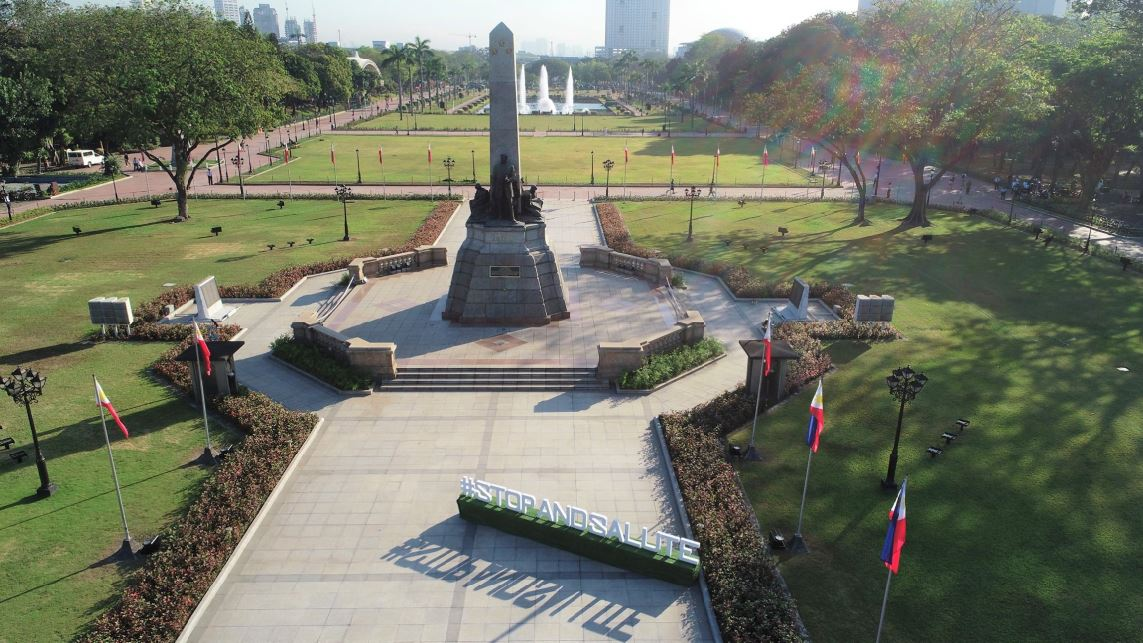
#> input picture OpenCV/Photos/Rizal-Park.jpg, 1143 x 643 px
$ python splitmerge.py
#> lines starting #> are read from the running program, lines starting #| are printed output that depends on the picture
from cv2 import cv2 as cv
import numpy as np

img = cv.imread('Photos/Rizal-Park.jpg')
#> img is the input picture: shape (643, 1143, 3); mean B, G, R 100.1, 116.2, 112.8
cv.imshow('Rizal Park', img)

blank = np.zeros(img.shape[:2], dtype='uint8')

b,g,r = cv.split(img)
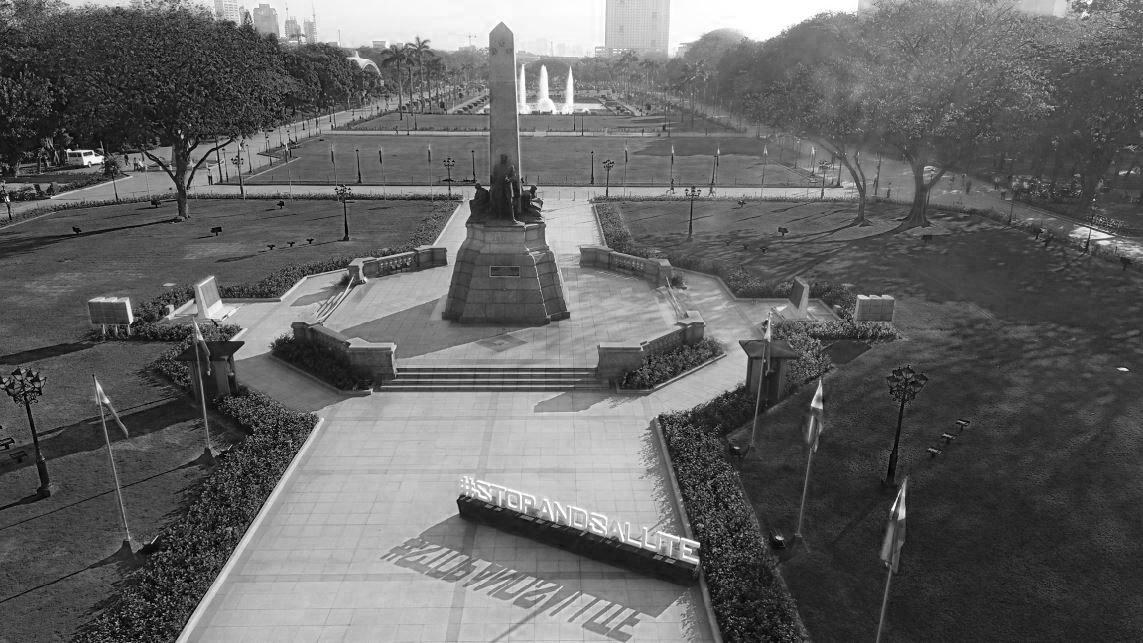
#> b: shape (643, 1143); min 0, max 255, mean 100.1
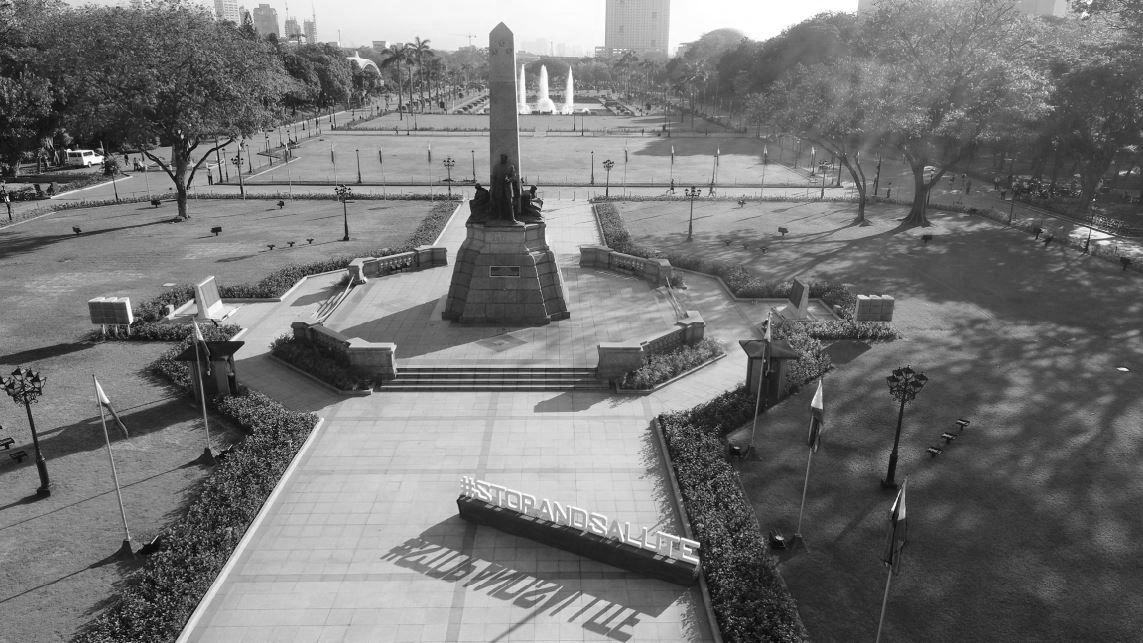
#> g: shape (643, 1143); min 0, max 255, mean 116.2
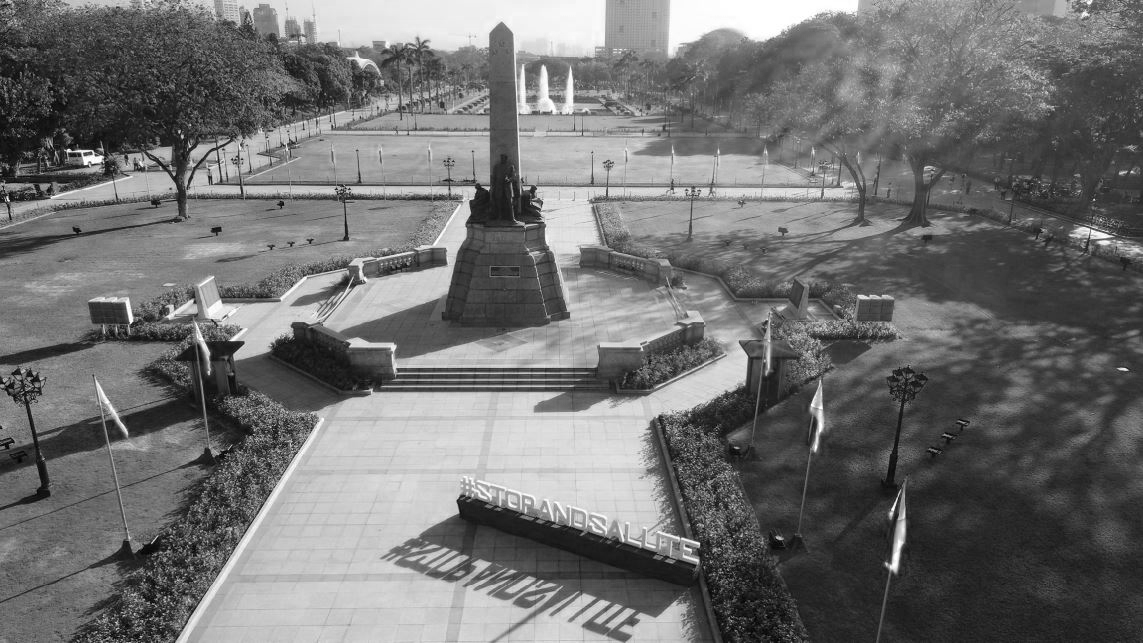
#> r: shape (643, 1143); min 0, max 255, mean 112.8

blue = cv.merge([b,blank,blank])
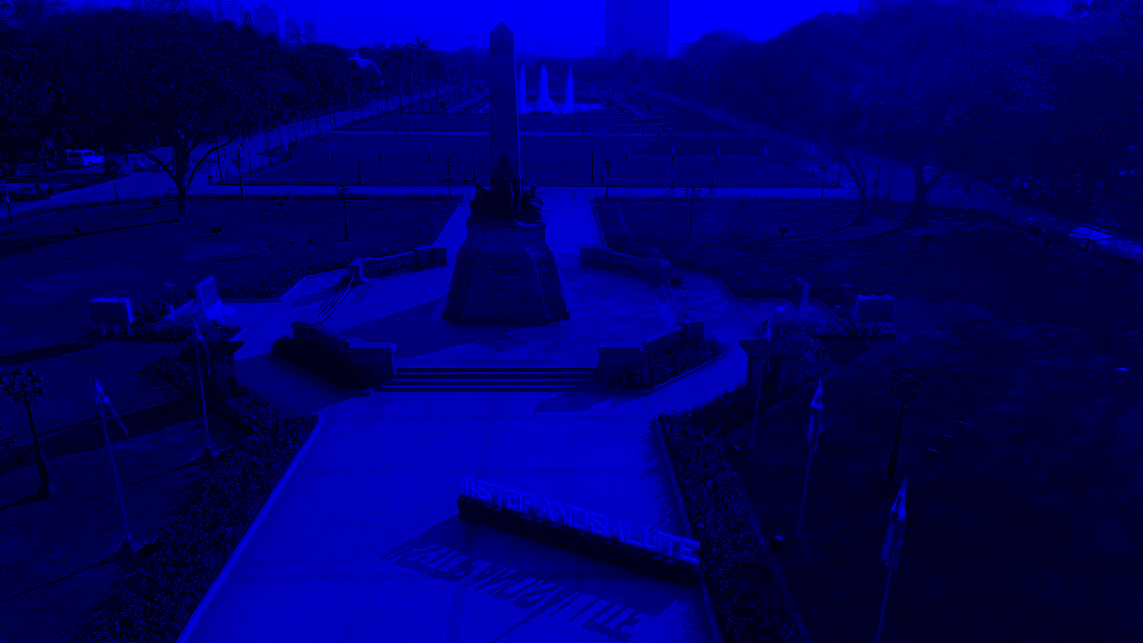
#> blue: shape (643, 1143, 3); mean of channels 0, 1, 2 100.1, 0, 0; drawn as B, G, R
green = cv.merge([blank,g,blank])
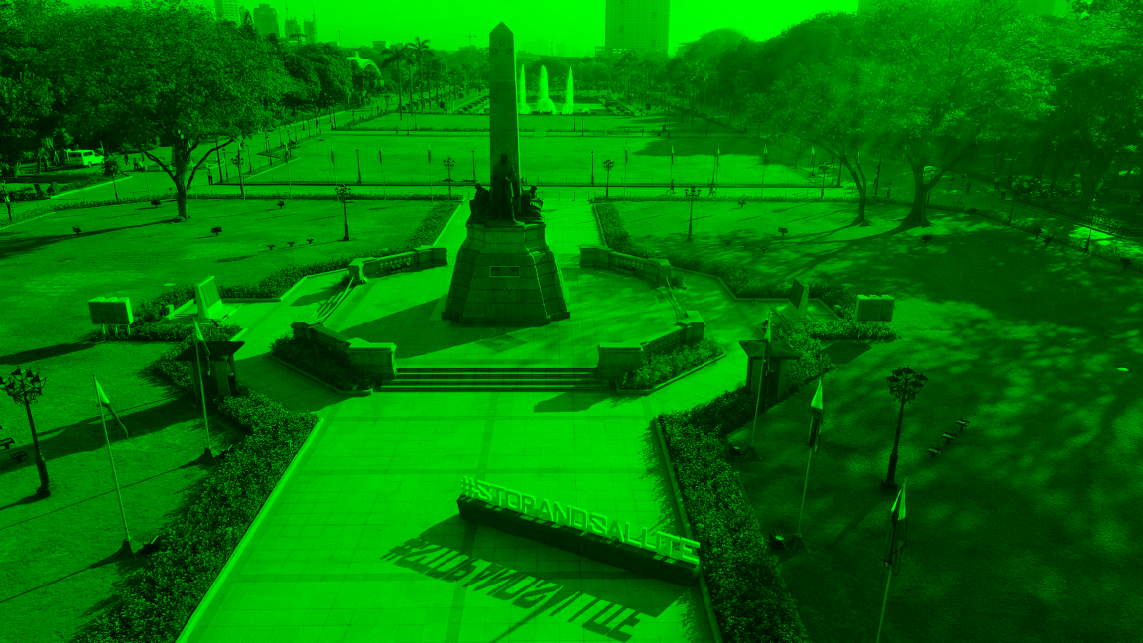
#> green: shape (643, 1143, 3); mean of channels 0, 1, 2 0, 116.2, 0; drawn as B, G, R
red = cv.merge([blank,blank,r])
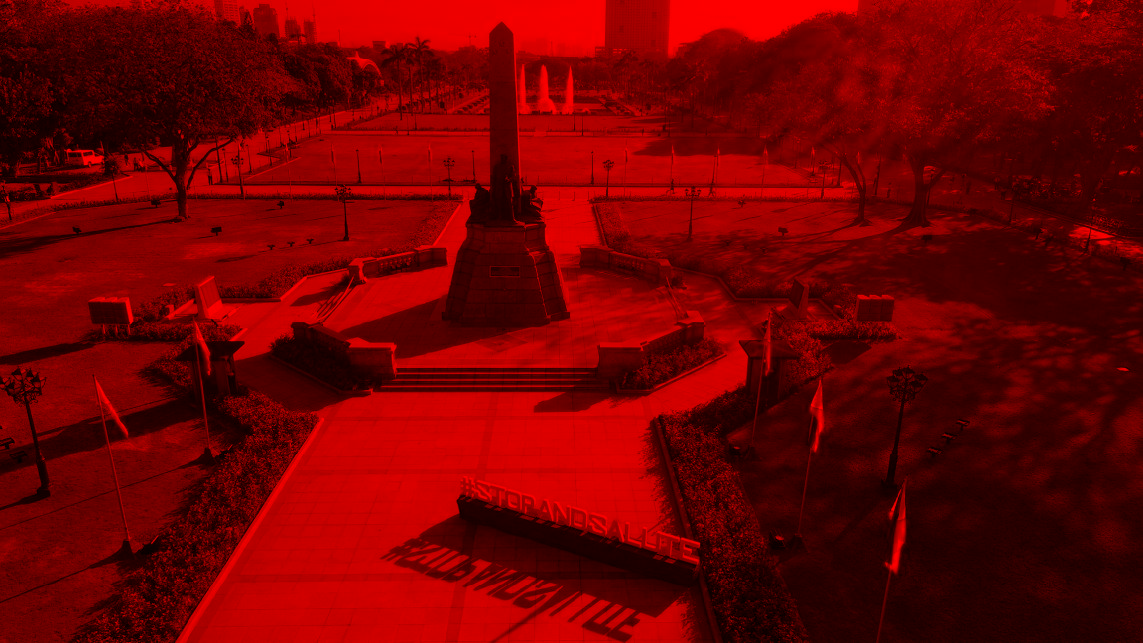
#> red: shape (643, 1143, 3); mean of channels 0, 1, 2 0, 0, 112.8; drawn as B, G, R


cv.imshow('Blue', blue)
cv.imshow('Green', green)
cv.imshow('Red', red)

print(img.shape)
#| (643, 1143, 3)
print(b.shape) # Blue
#| (643, 1143)
print(g.shape) # Green
#| (643, 1143)
print(r.shape) # Red
#| (643, 1143)

merged = cv.merge([b,g,r])
cv.imshow('Merged image', img)

cv.waitKey()

$ run again, with OpenCV/Photos/City.jpg copied over OpenCV/Photos/Rizal-Park.jpg
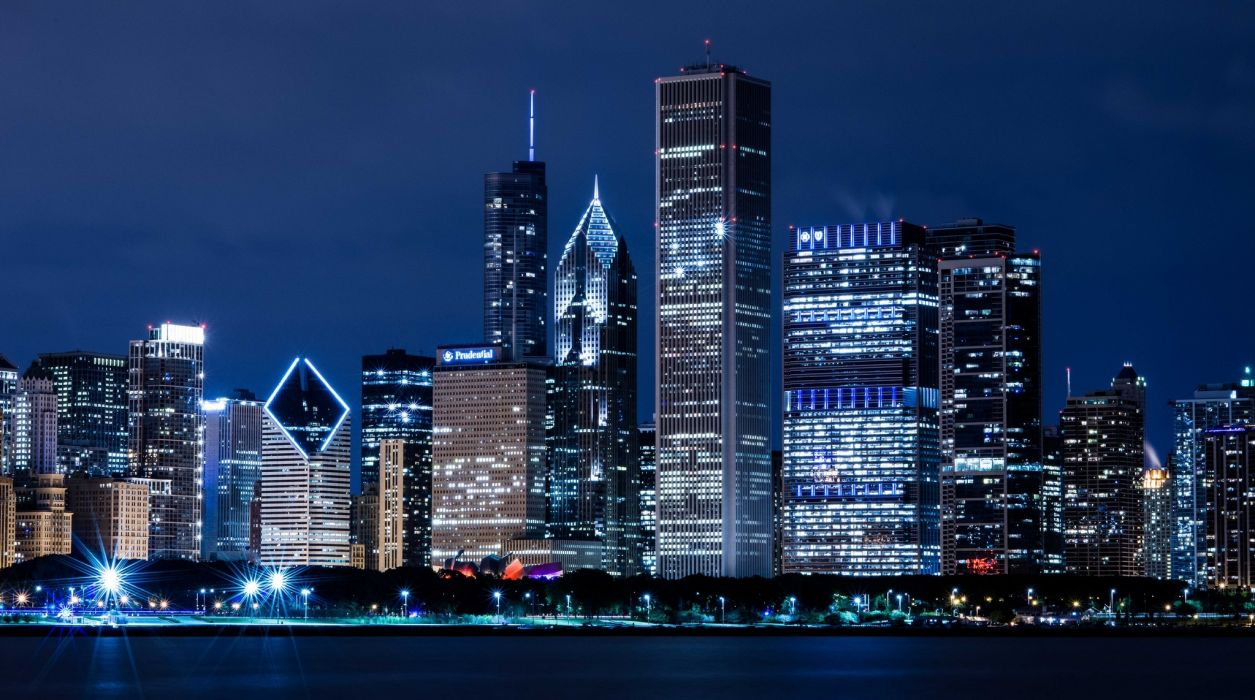
#> input picture OpenCV/Photos/City.jpg, 1255 x 700 px
#> img is the input picture: shape (700, 1255, 3); mean B, G, R 89.1, 54.4, 33.4
#> `green = cv.merge([blank,g,blank])`:
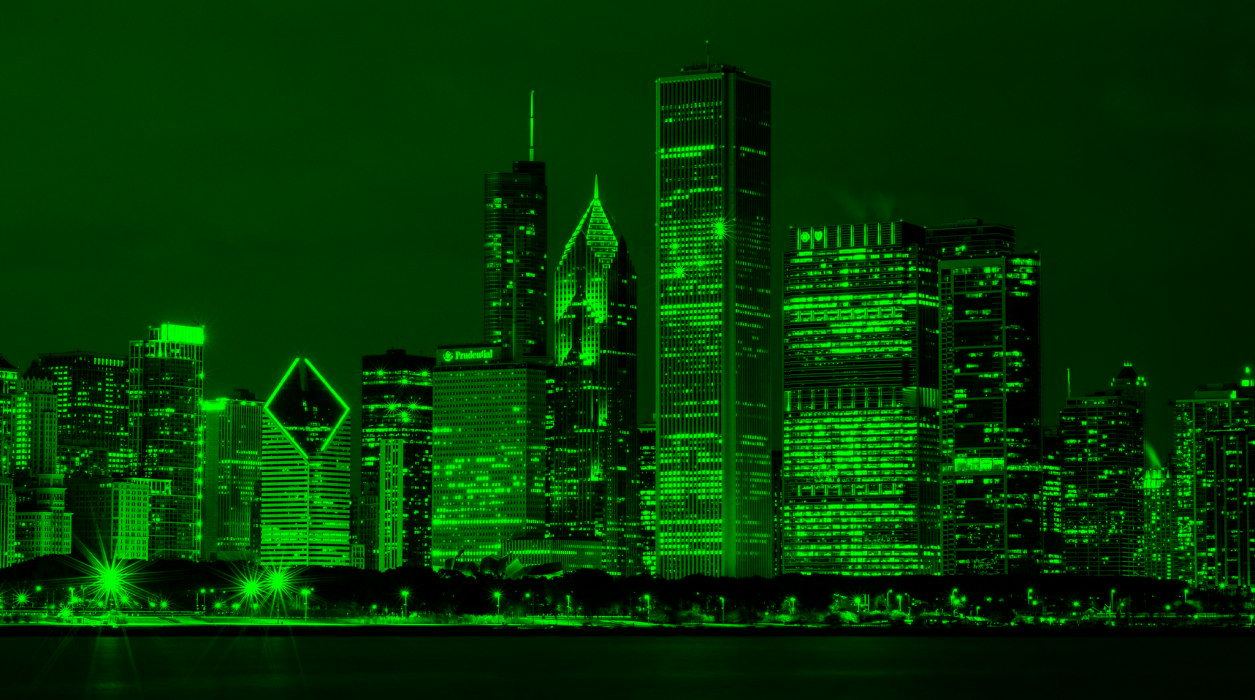
#> green: shape (700, 1255, 3); mean of channels 0, 1, 2 0, 54.4, 0; drawn as B, G, R
#> `red = cv.merge([blank,blank,r])`:
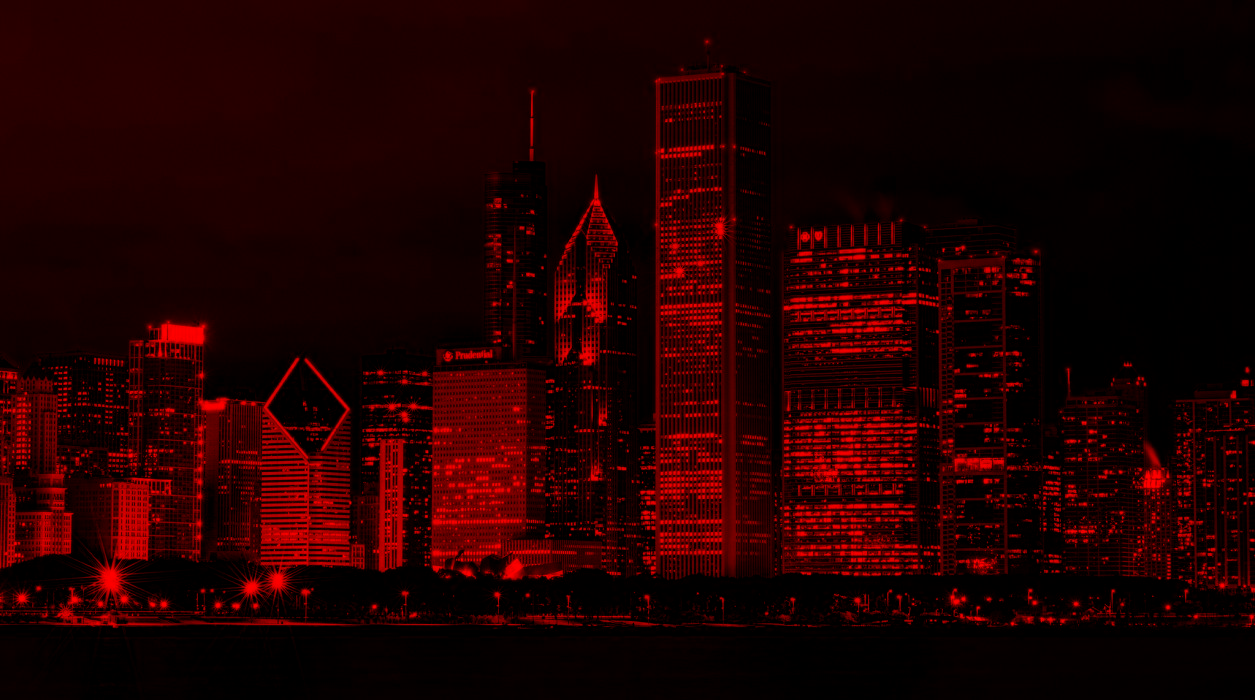
#> red: shape (700, 1255, 3); mean of channels 0, 1, 2 0, 0, 33.4; drawn as B, G, R
#| (700, 1255, 3)
#| (700, 1255)
#| (700, 1255)
#| (700, 1255)

$ run again, with OpenCV/Photos/Kitten.jpg copied over OpenCV/Photos/Rizal-Park.jpg
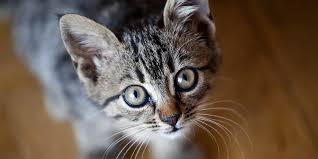
#> input picture OpenCV/Photos/Kitten.jpg, 318 x 159 px
#> img is the input picture: shape (159, 318, 3); mean B, G, R 75.4, 88.7, 105
#> `green = cv.merge([blank,g,blank])`:
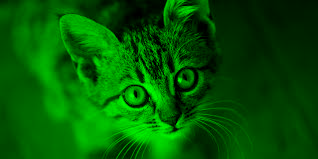
#> green: shape (159, 318, 3); mean of channels 0, 1, 2 0, 88.7, 0; drawn as B, G, R
#> `red = cv.merge([blank,blank,r])`:
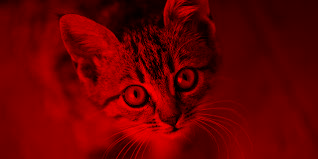
#> red: shape (159, 318, 3); mean of channels 0, 1, 2 0, 0, 105; drawn as B, G, R
#| (159, 318, 3)
#| (159, 318)
#| (159, 318)
#| (159, 318)
